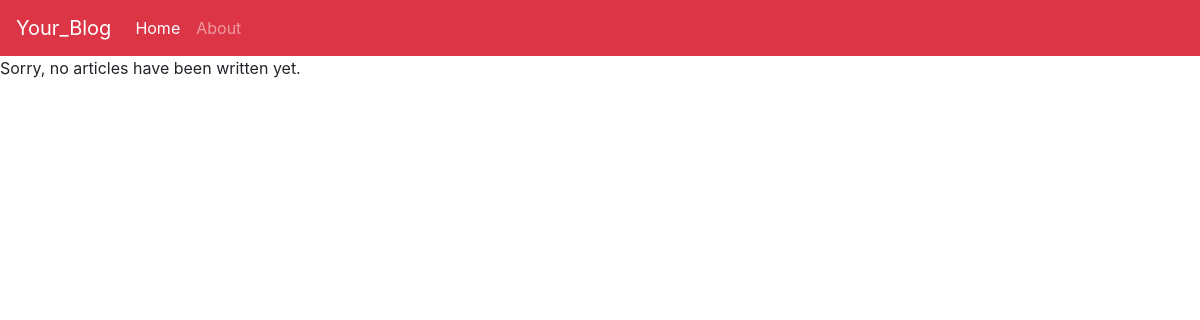
Before: / with the older database file.
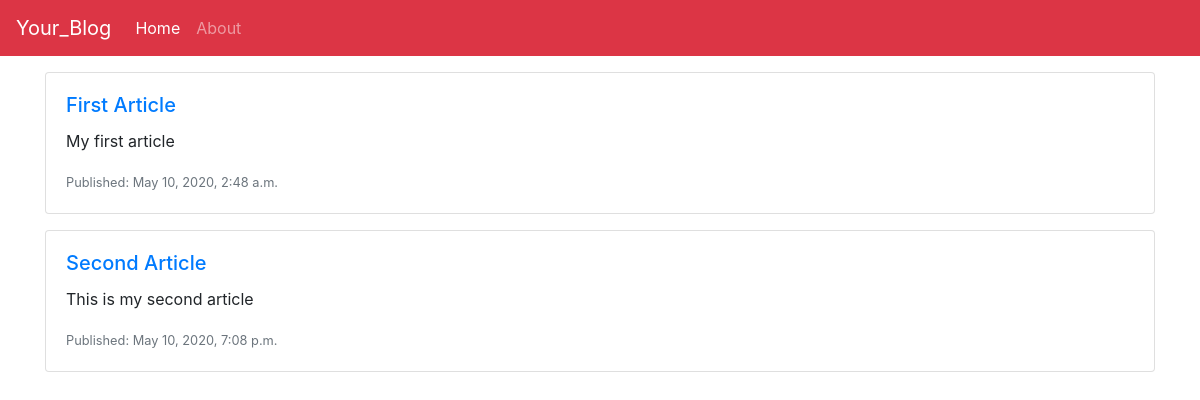
After: the same page with the newer database file.
### home/models.py (models this page shows)
class BlogPost(models.Model):
    title = models.CharField(max_length=120, null=True, blank=False)
    subtitle = models.CharField(max_length=180, null=True, blank=False)
    slug = models.SlugField(unique=True, null=True, blank=False)
    body = models.TextField()
    created_at = models.DateTimeField(auto_now_add=True, null=False)
    updated_at = models.DateTimeField(auto_now=True, null=False)

### home/views.py (the view)
# urls.py: path('', home_view),
def home_view(request):
    qs = BlogPost.objects.all()
    template_name = "home.html"
    context = {'object_list': qs}
    return render(request, template_name, context)

### templates/home.html (shortened to what this page needs)
{% extends "base.html" %}
{% block page_content %}
    {% for object in object_list %}
        <div class="container">
            <div class="mt-3">
                <div class="card mb-3">
                    <div class="card-body">
                        <h5 class="card-title"><a href="{{object.slug}}">{{object.title}}</a></h5>
                        <p class="card-text">{{object.subtitle}}</p>
                        <p class="card-text"><small class="text-muted">Published: {{object.created_at}}</small></p>
                    </div>
                </div>
            </div>
        </div>
    {% empty %}
        <p>Sorry, no articles have been written yet.</p>
    {% endfor %}
{% endblock %}

### templates/base.html (shortened to what this page needs)
<!doctype html>
<html lang="en">
  <head>
    <link rel="stylesheet" href="https://stackpath.bootstrapcdn.com/bootstrap/4.4.1/css/bootstrap.min.css">
  </head>
  <body>
    <nav class="navbar sticky-top navbar-expand-lg navbar-dark bg-danger">
      <a class="navbar-brand" href="/">
        Your_Blog
      </a>
      <div class="collapse navbar-collapse" id="navbarSupportedContent">
        <ul class="navbar-nav mr-auto">
          <li class="nav-item active">
            <a class="nav-link" href="/">Home<span class="sr-only">(current)</span></a>
          </li>
          <li class="nav-item">
            <a class="nav-link" href="/about">About</a>
          </li>
        </ul>
      </div>
    </nav>
      {% block page_content %}
      {% endblock %}
  </body>
</html>

Changed rows visible on the page:
added BlogPost: title "First Article", subtitle "My first article", created_at "May 10, 2020, 2:48 a.m."
added BlogPost: title "Second Article", subtitle "This is my second article", created_at "May 10, 2020, 7:08 p.m."
Other visible differences:
text no longer shown: "Sorry, no articles have been written yet."
